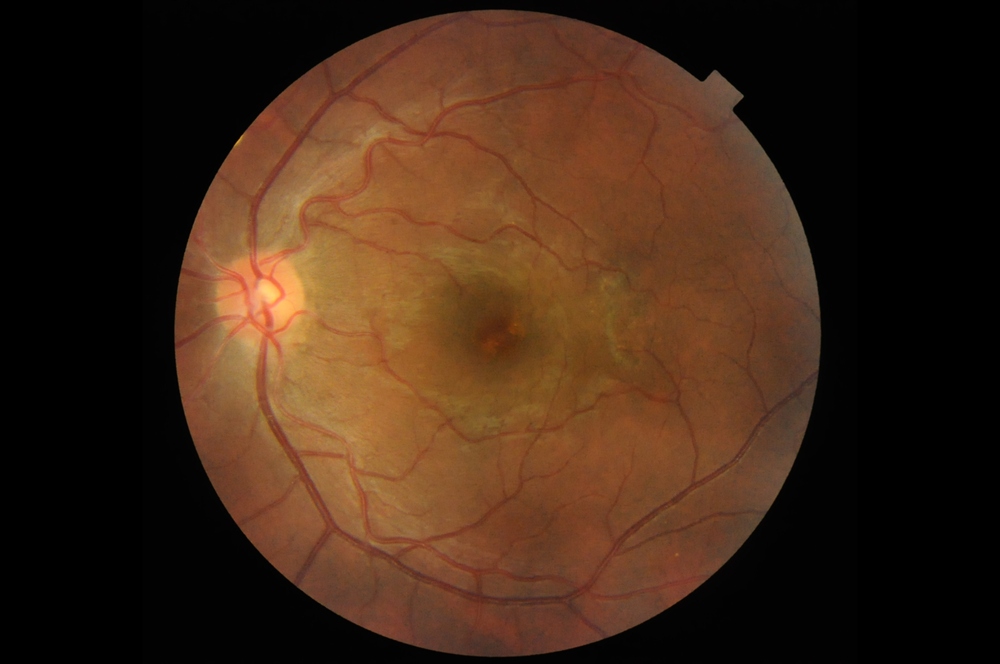
#> input picture data/Sample_imgs/TV/1329.png, 1000 x 664 px, shrunk from 2144 x 1424 before the run; its folder holds only this picture in this run
$ jupyter execute process_tv.ipynb
#> lines starting #> are read from the running program, lines starting #| are printed output that depends on the picture; after the words box and inside, x2 and y2 are one past the last pixel; in counts of white or black regions, pixels touching at a corner belong together
#> further down, fundus is the input picture: shape (664, 1000, 3); mean B, G, R 22.8, 39.6, 64.3
### retina_features/bloodvessels.py
import cv2
import numpy as np
import os


def extract_bv(image):
	b,green_fundus,r = cv2.split(image)
	clahe = cv2.createCLAHE(clipLimit=2.0, tileGridSize=(8,8))
	contrast_enhanced_green_fundus = clahe.apply(green_fundus)

	# applying alternate sequential filtering (3 times closing opening)
	r1 = cv2.morphologyEx(contrast_enhanced_green_fundus, cv2.MORPH_OPEN, cv2.getStructuringElement(cv2.MORPH_ELLIPSE,(5,5)), iterations = 1)
	R1 = cv2.morphologyEx(r1, cv2.MORPH_CLOSE, cv2.getStructuringElement(cv2.MORPH_ELLIPSE,(5,5)), iterations = 1)
	r2 = cv2.morphologyEx(R1, cv2.MORPH_OPEN, cv2.getStructuringElement(cv2.MORPH_ELLIPSE,(11,11)), iterations = 1)
	R2 = cv2.morphologyEx(r2, cv2.MORPH_CLOSE, cv2.getStructuringElement(cv2.MORPH_ELLIPSE,(11,11)), iterations = 1)
	r3 = cv2.morphologyEx(R2, cv2.MORPH_OPEN, cv2.getStructuringElement(cv2.MORPH_ELLIPSE,(23,23)), iterations = 1)
	R3 = cv2.morphologyEx(r3, cv2.MORPH_CLOSE, cv2.getStructuringElement(cv2.MORPH_ELLIPSE,(23,23)), iterations = 1)
	f4 = cv2.subtract(R3,contrast_enhanced_green_fundus)
	f5 = clahe.apply(f4)

	# removing very small contours through area parameter noise removal
	ret,f6 = cv2.threshold(f5,15,255,cv2.THRESH_BINARY)
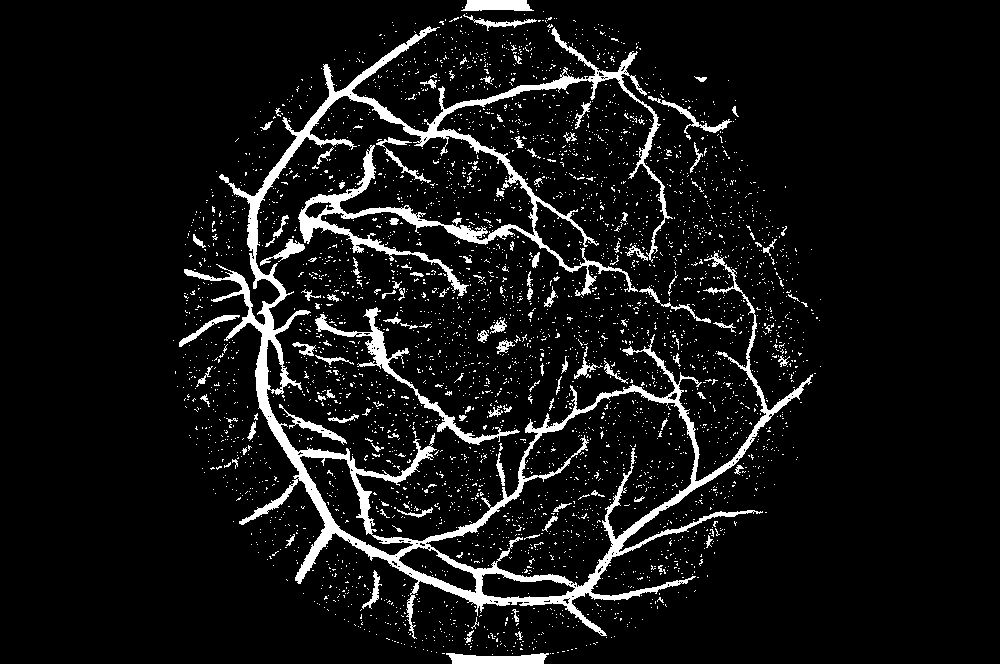
#> f6: shape (664, 1000); 7.9% white; 3855 white regions (3732 under 20 px)
	mask = np.ones(f5.shape[:2], dtype="uint8") * 255
	contours, hierarchy = cv2.findContours(f6.copy(),cv2.RETR_LIST,cv2.CHAIN_APPROX_SIMPLE)
#> contours = 4124 contours, 4049 with area under 20; largest, box (x1, y1, x2, y2) and area: (184, 26, 813, 639) 59502, (425, 390, 696, 588) 25744, (299, 455, 414, 556) 3339, (315, 307, 520, 445) 1712, (398, 546, 477, 594) 1603
	for cnt in contours:
		if cv2.contourArea(cnt) <= 200:
			cv2.drawContours(mask, [cnt], -1, 0, -1)
#> this loop made 4124 passes
#> cnt on passes 1 to 3: [[492, 654]], [[552, 653], [553, 653]], [[550, 653]]
#> mask: shape (664, 1000); 97.5% white; black in thin lines or dots, all inside (x1, y1, x2, y2) = (173, 7, 821, 655)
	im = cv2.bitwise_and(f5, f5, mask=mask)
	ret,fin = cv2.threshold(im,15,255,cv2.THRESH_BINARY_INV)
#> fin: shape (664, 1000); 94.5% white; 56 black regions (42 under 20 px), largest, box (x1, y1, x2, y2) and area: (184, 26, 813, 639) 30260, (357, 307, 520, 445) 1726, (446, 653, 549, 664) 853
	newfin = cv2.erode(fin, cv2.getStructuringElement(cv2.MORPH_ELLIPSE,(3,3)), iterations=1)
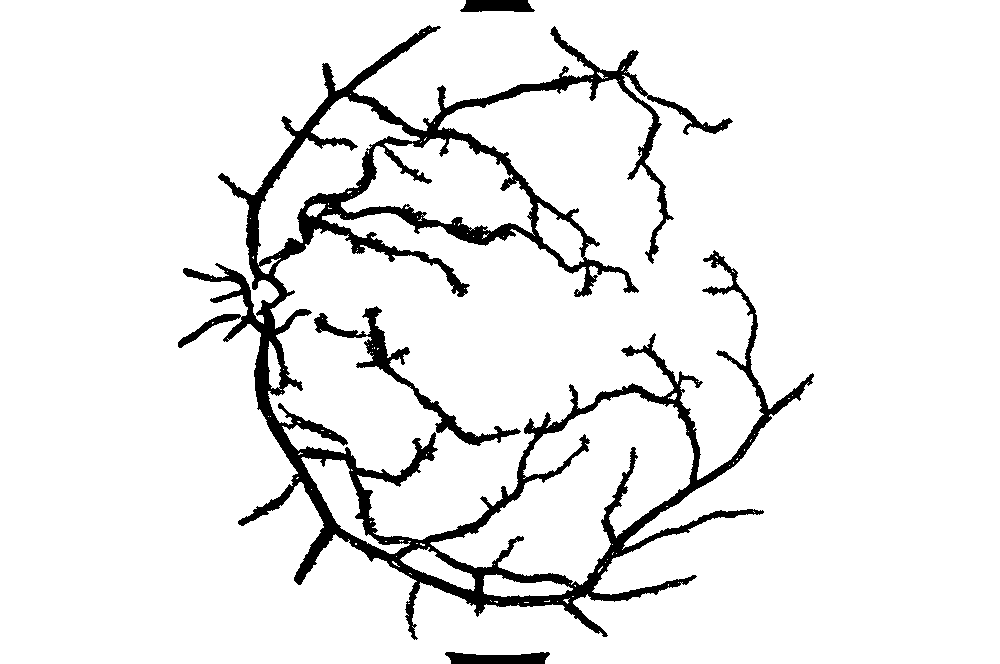
#> newfin: shape (664, 1000); 92.3% white; 4 black regions, box (x1, y1, x2, y2) and area: (178, 25, 814, 640) 46389, (314, 306, 521, 446) 2902, (445, 652, 550, 664) 982, (460, 0, 535, 12) 770

	# removing blobs of unwanted bigger chunks taking in consideration they are not straight lines like blood
	#vessels and also in an interval of area
	fundus_eroded = cv2.bitwise_not(newfin)
#> fundus_eroded: shape (664, 1000); 7.7% white; 4 white regions
	xmask = np.ones(image.shape[:2], dtype="uint8") * 255
	xcontours, xhierarchy = cv2.findContours(fundus_eroded.copy(),cv2.RETR_LIST,cv2.CHAIN_APPROX_SIMPLE)
#> xcontours = 220 contours, 201 with area under 20; largest, box (x1, y1, x2, y2) and area: (178, 25, 814, 640) 93644, (429, 391, 695, 586) 24454, (340, 137, 534, 235) 10765, (256, 96, 421, 266) 9079, (300, 456, 411, 555) 2986; xhierarchy = 220 rows, first 6: [1, -1, -1, -1], [2, 0, -1, -1], [3, 1, -1, -1], [4, 2, -1, -1], [5, 3, -1, -1], [6, 4, -1, -1]
	for cnt in xcontours:
		shape = "unidentified"
		peri = cv2.arcLength(cnt, True)
		approx = cv2.approxPolyDP(cnt, 0.04 * peri, False)
		if len(approx) > 4 and cv2.contourArea(cnt) <= 3000 and cv2.contourArea(cnt) >= 100:
			shape = "circle"
		else:
			shape = "veins"
		if(shape=="circle"):
			cv2.drawContours(xmask, [cnt], -1, 0, -1)
#> this loop made 220 passes
#> (shape, peri, approx) on passes 1 to 6: ('veins', 226.3, [[446, 652], [451, 663], [549, 654], [454, 652]]), ('veins', 5.66, [[598, 631], [599, 630], [600, 631], [599, 632]]), ('veins', 5.66, [[412, 627], [413, 626], [414, 627], [413, 628]]), ('veins', 5.66, [[411, 626], [412, 625], [413, 626], [412, 627]]), ('veins', 5.66, [[407, 615], [408, 614], [409, 615], [408, 616]]), ('veins', 5.66, [[478, 611], [479, 610], [480, 611], [479, 612]])
#> xmask: shape (664, 1000); 98.4% white; 7 black regions, largest, box (x1, y1, x2, y2) and area: (300, 456, 411, 555) 3150, (314, 306, 521, 446) 2919, (534, 202, 585, 268) 1801

	finimage = cv2.bitwise_and(fundus_eroded,fundus_eroded,mask=xmask)
#> finimage: shape (664, 1000); 7.1% white; 4 white regions (1 under 20 px), largest, box (x1, y1, x2, y2) and area: (178, 25, 814, 640) 45509, (445, 652, 550, 664) 982, (460, 0, 535, 12) 770
	blood_vessels = cv2.bitwise_not(finimage)
	return blood_vessels


# [11 lines that do not run on import are left out]

### common.py
import os
import re
import cv2
import numpy as np
import matplotlib.pyplot as plt
from PIL import Image


def plot_image(image, title=None):
    plt.figure(figsize=(10, 6))
    plt.imshow(image, cmap='gray')
    plt.title(title)
    plt.axis('off')
    plt.show()


def compare_plots(image1, image2):
    _, ax = plt.subplots(1, 2, figsize=(12, 6))
    ax[0].imshow(image1, cmap='gray')
    ax[0].set_title('1')
    ax[0].axis('off')

    ax[1].imshow(image2,  cmap='gray')
    ax[1].set_title('2')
    ax[1].axis('off')

    plt.show()


# [28 lines left out: functions compute_save_path, read_ptl_gray_image, bitwise_and_mask, not called in this run]

### TV/tv_processer.py
import numpy as np
import matplotlib.pyplot as plt
from tqdm import tqdm
from skimage.measure import label, regionprops
from skimage.draw import circle_perimeter
from skimage.color import gray2rgb


class TVProcesser():
    def __init__(self, image):
        self.image = image

    def get_unit_vectors(self, skeleton, window_size=5):
        labeled_skeleton = label(skeleton)
        unit_vectors = []

        for region in regionprops(labeled_skeleton):
            coords = region.coords

            for i in range(window_size, len(coords) - window_size):
                prev_point = coords[i - window_size]
                current_point = coords[i]
                next_point = coords[i + window_size]

                # Calculate vectors
                vector_1 = np.array(current_point) - np.array(prev_point)
                vector_2 = np.array(next_point) - np.array(current_point)

                # Normalize vectors
                unit_vector_1 = vector_1 / np.linalg.norm(vector_1) if np.linalg.norm(vector_1) != 0 else np.array([0,0])
                unit_vector_2 = vector_2 / np.linalg.norm(vector_2) if np.linalg.norm(vector_2) != 0 else np.array([0,0])

                unit_vectors.append((unit_vector_1, unit_vector_2, current_point))

        return unit_vectors

    def calculate_curvature_from_vectors(self, unit_vectors, curvature_threshold=0.2):
        curvature_points = []

        for unit_vector_1, unit_vector_2, current_point in unit_vectors:
            dot_product = np.dot(unit_vector_1, unit_vector_2)
            angle = np.arccos(max(min(dot_product, 1), -1))

            if angle > curvature_threshold and angle < 3.1:
                curvature_points.append(current_point)

        return np.array(curvature_points)

    def mark_curvature_points(self, points, radius=5, color=(255, 0, 0)):
        if len(self.image.shape) == 2 or self.image.shape[2] == 1:
            marked_image = gray2rgb(self.image)
        else:
            marked_image = self.image.copy()

        for point in tqdm(points, desc="Marking points"):
            rr, cc = circle_perimeter(point[0], point[1], radius=radius, shape=marked_image.shape[:2])
            marked_image[rr, cc] = color

        return marked_image

    def plot_unit_vectors(self, unit_vectors, vector_scale=5, arrow_width=0.005, arrow_color='red'):
        plt.figure(figsize=(10, 6))
        plt.imshow(self.image, cmap='gray')
        plt.title("Unit Vectors on Image")
        plt.axis('off')

        for (unit_vector_1, unit_vector_2, current_point) in unit_vectors:
            y, x = current_point  # Switching to image coordinates
            dx1, dy1 = unit_vector_1 * vector_scale
            dx2, dy2 = unit_vector_2 * vector_scale

            plt.arrow(x, y, dx1, dy1, head_width=arrow_width, head_length=arrow_width, fc=arrow_color, ec=arrow_color)
            plt.arrow(x, y, dx2, dy2, head_width=arrow_width, head_length=arrow_width, fc=arrow_color, ec=arrow_color)

        plt.show()

### TV/process_tv.ipynb
# Set System Path

[cell 1]
import sys
import os

sys_path = os.path.dirname(os.getcwd())
print(sys_path)
sys.path.append(sys_path)
os.chdir(sys_path)

# Segment Blood Vessels

[cell 2]
import cv2
from retina_features.bloodvessels import extract_bv

[cell 3]
pathFolder = "data/Sample_imgs/TV"
filesArray = [x for x in os.listdir(pathFolder) if os.path.isfile(os.path.join(pathFolder,x))]
destinationFolder = "data/Sample_imgs/TV_processed/"

[cell 4]
for file_name in filesArray:
    file_name_no_extension = os.path.splitext(file_name)[0]
    fundus = cv2.imread(pathFolder + '/' + file_name)
    bloodvessel = extract_bv(fundus)
    cv2.imwrite(destinationFolder + file_name_no_extension + "_bloodvessel.png", bloodvessel)

- 看起來 907 & 1329 最明顯（？
- 用 907 好了

# Circle TV Points By Curvature Threshold

[cell 5]
import numpy as np
from skimage.measure import label
from skimage.color import label2rgb
from skimage import io, morphology, filters

from common import plot_image, compare_plots
from tv_processer import TVProcesser

[cell 6]
image_path = 'data/Sample_imgs/TV_processed/907_bloodvessel.png'
vessels_image = io.imread(image_path, as_gray=True)
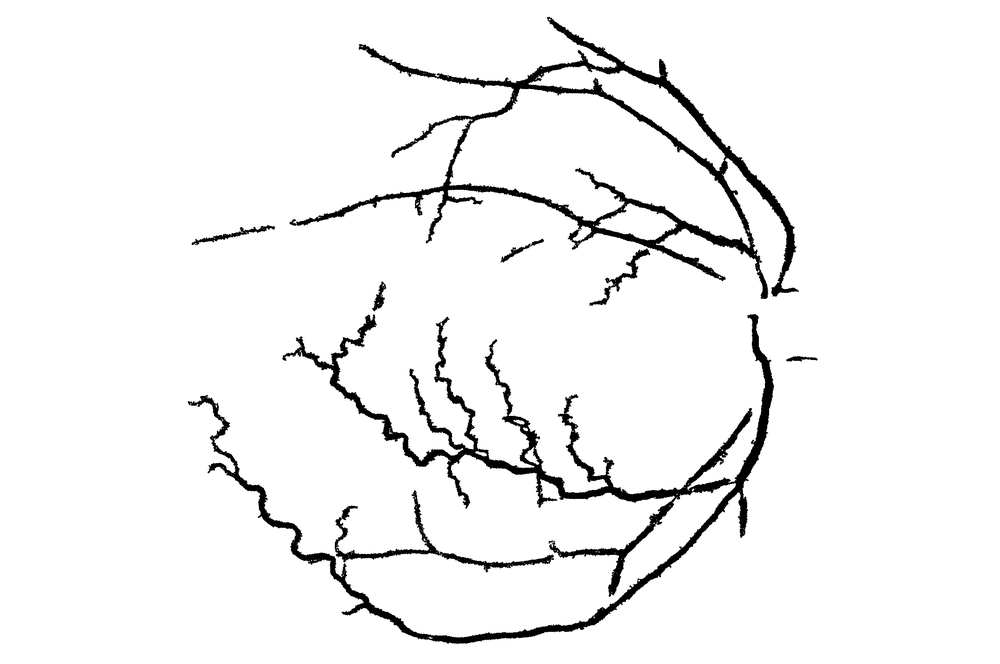
#> input picture data/Sample_imgs/TV_processed/907_bloodvessel.png, 1000 x 664 px, shrunk from 2144 x 1424 before the run
#> vessels_image is the input picture: shape (664, 1000); min 0, max 255, mean 243

[cell 7]
# Binarize the image (assuming the vessels are darker than the background)
# We invert the image because for the skeletonization, we need the vessels in white
binarized_image = vessels_image < np.mean(vessels_image)
#> binarized_image: shape (664, 1000) bool; 5.8% white; 6 white regions, box (x1, y1, x2, y2) and area: (187, 314, 775, 644) 21858, (289, 16, 799, 306) 15593, (191, 225, 276, 246) 437, (500, 238, 544, 263) 233, (372, 281, 387, 312) 216, (786, 356, 818, 362) 128
skeleton = morphology.skeletonize(binarized_image)
#> skeleton: shape (664, 1000) bool; 0.88% white in thin lines or dots, all inside (x1, y1, x2, y2) = (191, 17, 817, 641)
plot_image(skeleton)

[cell 8]
blurred_skeleton = filters.gaussian(skeleton, sigma=5)
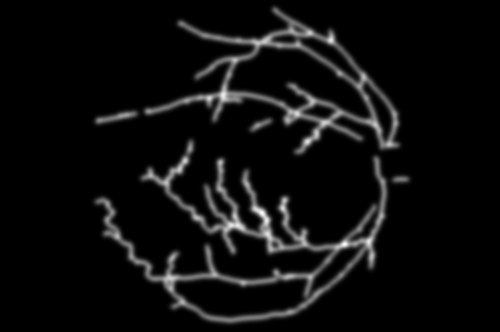
#> blurred_skeleton: shape (664, 1000) float64 (shown at 1/2 size); min 0, max 0.165, mean 0.0088; drawn with min black and max white
plot_image(blurred_skeleton)

[cell 9]
re_threshold_value = filters.threshold_otsu(blurred_skeleton)
#> re_threshold_value = 0.0351
re_binarized_skeleton = blurred_skeleton > re_threshold_value
#> re_binarized_skeleton: shape (664, 1000) bool; 10.7% white; 5 white regions, box (x1, y1, x2, y2) and area: (190, 280, 775, 647) 39857, (288, 15, 799, 309) 29028, (191, 222, 275, 248) 1116, (501, 237, 544, 263) 555, (785, 352, 818, 365) 361
plot_image(re_binarized_skeleton)

[cell 10]
re_skeleton = morphology.skeletonize(re_binarized_skeleton)
#> re_skeleton: shape (664, 1000) bool; 0.7% white in thin lines or dots, all inside (x1, y1, x2, y2) = (197, 20, 814, 640)
plot_image(re_skeleton, "Re-Skeletonized Image after Gaussian Blur")

[cell 11]
labeled_skeleton = label(re_skeleton)
#> labeled_skeleton: shape (664, 1000) int32; 6 distinct labels, from 0 to 5
label_colors = label2rgb(labeled_skeleton, bg_label=0, bg_color=(1, 1, 1))
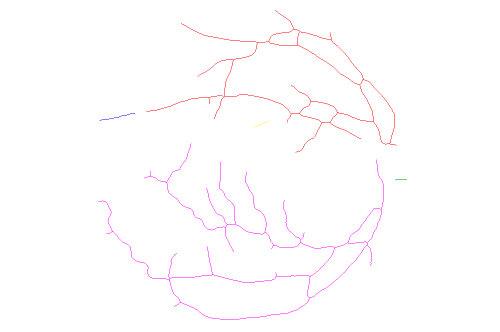
#> label_colors: shape (664, 1000, 3) float64 (shown at 1/2 size); mean R, G, B 1, 0.993, 0.997

# Plot the original skeleton and the colored labeled image
compare_plots(re_skeleton, label_colors)

[cell 12]
tv_processer = TVProcesser(vessels_image)
unit_vectors = tv_processer.get_unit_vectors(re_skeleton, 5)
#> the loop in get_unit_vectors, `for region in regionprops(labeled_skeleton):` made 5 passes
#> after the loop in get_unit_vectors, `for region in regionprops(labeled_skeleton):`: unit_vectors = 4592 items
#> unit_vectors = 4592 items
tv_processer.plot_unit_vectors(unit_vectors, 30, 0.001)
#> the loop in plot_unit_vectors, `for (unit_vector_1, unit_vector_2, current_point) in unit_vectors:` made 4592 passes
#> (unit_vector_1, unit_vector_2, y, x, dx1, dy1, dx2, dy2) on passes 3, 6, 7: ([0.625, 0.781], [0.514, 0.857], 26, 557, 18.74, 23.43, 15.43, 25.72), ([0.625, 0.781], [0.514, 0.857], 28, 560, 18.74, 23.43, 15.43, 25.72), ([0.625, 0.781], [0.514, 0.857], 29, 561, 18.74, 23.43, 15.43, 25.72)
#> in plot_unit_vectors, `plt.show()`:
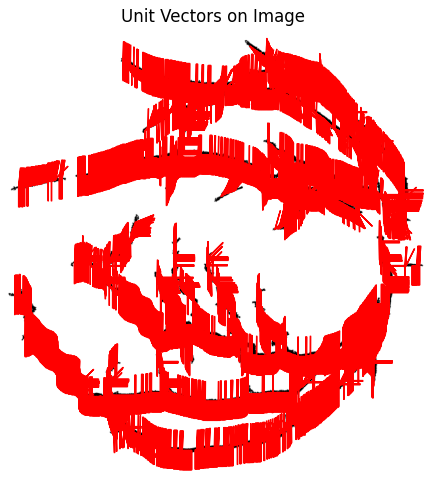
#> figure drawn by matplotlib, 1 panel

[cell 13]
curvature_points = tv_processer.calculate_curvature_from_vectors(unit_vectors, curvature_threshold=np.pi/4)
#> the loop in calculate_curvature_from_vectors, `for unit_vector_1, unit_vector_2, current_point in unit_vectors:` made 4592 passes
#> (unit_vector_1, unit_vector_2, current_point) on passes 22 to 24: ([0.625, 0.781], [0.707, 0.707], [39, 576]), ([0.625, 0.781], [0.707, 0.707], [40, 577]), ([0.514, 0.857], [0.857, 0.514], [40, 578])
marked_acute_image = tv_processer.mark_curvature_points(curvature_points, radius=5, color=(255, 0, 0))
#> the loop in mark_curvature_points, `for point in tqdm(points, desc="Marking points"):` made 524 passes
#> point on passes 1 to 3: [42, 580], [43, 580], [45, 581]
#> after the loop in mark_curvature_points, `for point in tqdm(points, desc="Marking points"):`:
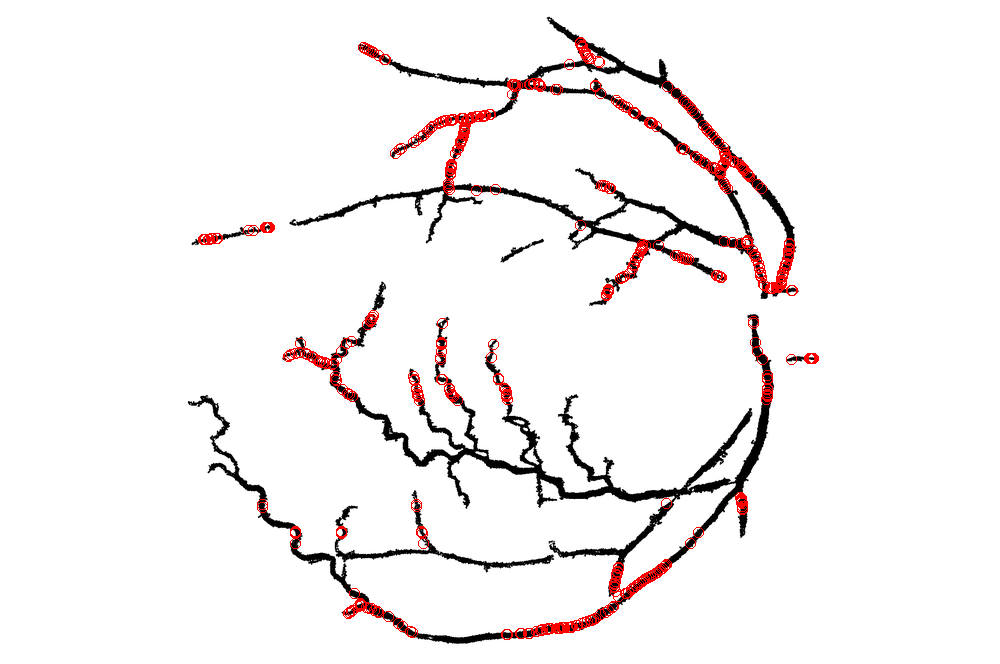
#> marked_image: shape (664, 1000, 3); 1.67% of pixels changed, all inside (x1, y1, x2, y2) = (198, 37, 819, 640)
plot_image(marked_acute_image)

## Validate TVProcesser with Example Lines

[cell 14]
import numpy as np
import matplotlib.pyplot as plt
from skimage.draw import line_aa
from skimage import morphology

from tv_processer import TVProcesser
from common import plot_image

[cell 15]
# Create a synthetic image with a straight line and a curve
synthetic_image = np.zeros((100, 100), dtype=np.uint8)

# Draw a straight line
rr, cc, val = line_aa(10, 10, 90, 90)
synthetic_image[rr, cc] = val * 255

# Draw a curve by connecting two lines at a sharp angle
rr, cc, val = line_aa(80, 50, 50, 80)
synthetic_image[rr, cc] = val * 255

# Skeletonize the synthetic image
synthetic_skeleton = morphology.skeletonize(synthetic_image > 0)

plot_image(synthetic_skeleton)

[cell 16]
tv_processer = TVProcesser(synthetic_image)
unit_vectors = tv_processer.get_unit_vectors(synthetic_skeleton, 2)
#> synthetic_skeleton: shape (100, 100) bool; 1.1% white in thin lines or dots, all inside (x1, y1, x2, y2) = (10, 10, 90, 90)

[cell 17]
tv_processer.plot_unit_vectors(unit_vectors)
#> call 2 of plot_unit_vectors, with vector_scale = 5, arrow_width = 0.005, arrow_color = 'red'
#> the loop in plot_unit_vectors (call 2), `for (unit_vector_1, unit_vector_2, current_point) in unit_vectors:` made 107 passes
#> (unit_vector_2, current_point) on passes 1 to 8: ([0.707, 0.707], [12, 12]), ([0.707, 0.707], [13, 13]), ([0.707, 0.707], [14, 14]), ([0.707, 0.707], [15, 15]), ([0.707, 0.707], [16, 16]), ([0.707, 0.707], [17, 17]), ([0.707, 0.707], [18, 18]), ([0.707, 0.707], [19, 19])
#> in plot_unit_vectors (call 2), `plt.show()`:
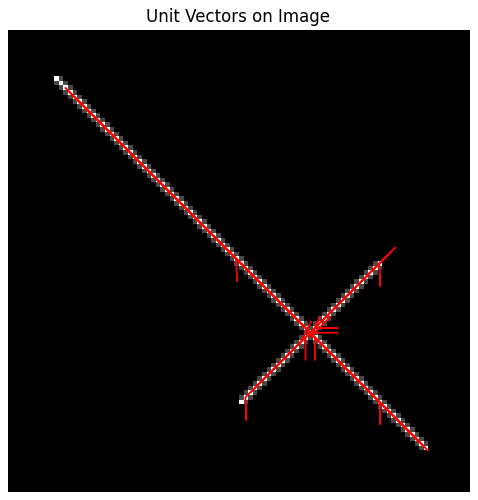
#> figure drawn by matplotlib, 1 panel

[cell 18]
curvature_points = tv_processer.calculate_curvature_from_vectors(unit_vectors, curvature_threshold=np.pi/2)
#> the loop in calculate_curvature_from_vectors (call 2), `for unit_vector_1, unit_vector_2, current_point in unit_vectors:` made 107 passes
marked_acute_image = tv_processer.mark_curvature_points(curvature_points, radius=5, color=(255, 0, 0))
#> call 2 of mark_curvature_points, with points = array of shape (3, 2), radius = 5, color = (255, 0, 0)
#> the loop in mark_curvature_points (call 2), `for point in tqdm(points, desc="Marking points"):` made 3 passes
#> point on passes 1 to 3: [50, 80], [66, 64], [79, 51]
#> after the loop in mark_curvature_points (call 2), `for point in tqdm(points, desc="Marking points"):`:
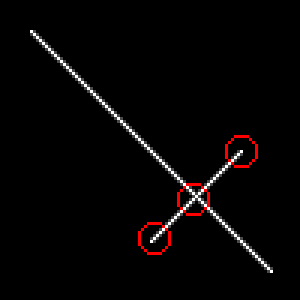
#> marked_image: shape (100, 100, 3) (shown 3 times larger); mean R, G, B 6.5, 4.3, 4.3
